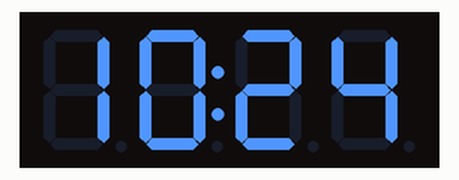
Recording of a sketch running on a simulated ESP8266 (NodeMCU). Parts: 4-digit seven-segment display. WiFi joins after 1.5 s; servers stay silent unless stated; the local clock reads 2024-03-15 10:24:30 at power-on unless the sketch sets it.

Above: at 1.6 s.
At 64.1 s:
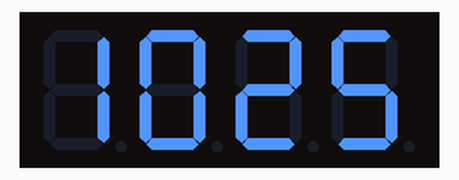
At 127.1 s:
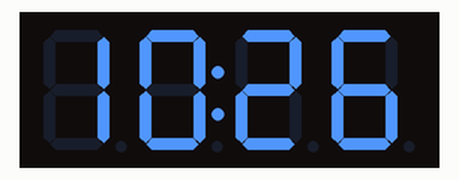

The sketch:

Horologium.ino
```cpp
#include <ESP8266WiFi.h>
#include <WiFiManager.h> // --> https://github.com/tzapu/WiFiManager

#include <time.h>
const char* ntpServer = "pool.ntp.org";
char* TimeZ = "COT+5"; // Time zone "COT+5" http://famschmid.net/timezones.html

#include <TM1637Display.h> // Use the library included here
int pinClk = 0; // CLK signal in pin 0
int pinDIO = 2; // DIO signal in pin 2
TM1637Display display(pinClk, pinDIO);
const uint8_t colonMask = 0b01000000;

void setup() {
  // Set the display brightness 0-7
  display.setBrightness(0);

  //WiFiManager
  //Local intialization. Once its business is done, there is no need to keep it around
  WiFiManager wm; // global wm instance

  //reset WiFi settings
  //wm.resetSettings();

  // set dark theme
  wm.setClass("invert");
  wm.setConnectTimeout(180);
  bool res;

  // when the ESP module starts search for "Horologium" SSID network
  res = wm.autoConnect("Horologium");

  if (!res) {
    //delay(3000);
    //WiFi.disconnect(true);
    //Serial.println("Failed to connect");
    ESP.restart();
    delay(5000);
  }
  else {
    //if you get here you have connected to the WiFi
    //Serial.println("WiFi connected");
  }

//__________________________________________________________

  configTime(0, 0, "pool.ntp.org", "time.nist.gov");
  setenv("TZ", TimeZ , 1);
}

void loop() {
  time_t now = time(nullptr);
  struct tm * timeinfo;
  timeinfo = localtime(&now);

  //The blinking colon between hours amd minutes every even seconds
  if ((timeinfo->tm_sec) % 2) {
    display.showNumberDecEx((timeinfo->tm_hour), colonMask, true, 2, 0);
  }
  else {
    display.showNumberDec((timeinfo->tm_hour), true, 2, 0);
  }
  display.showNumberDec((timeinfo->tm_min), true, 2, 2);
}
```
